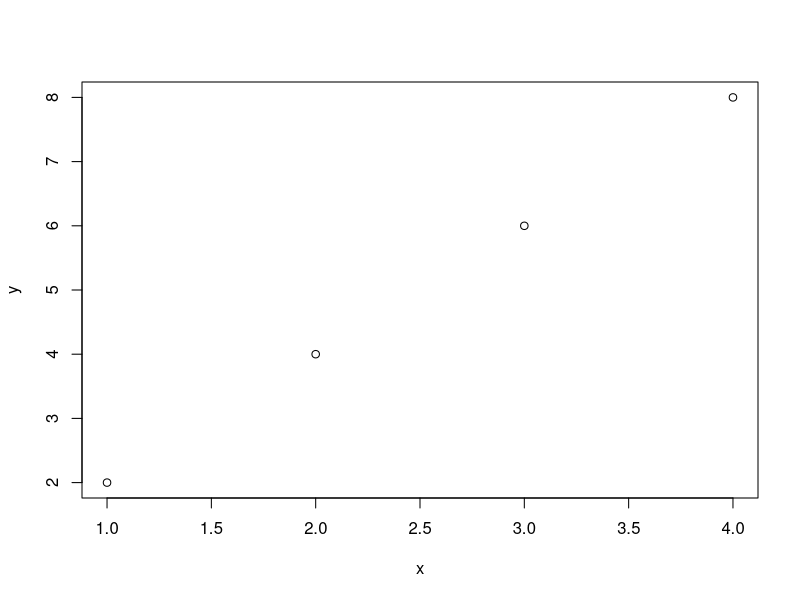
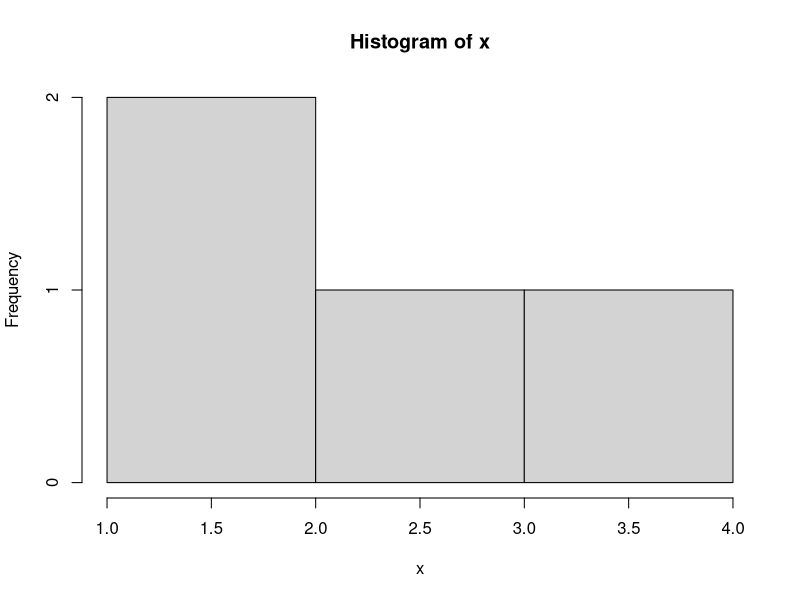
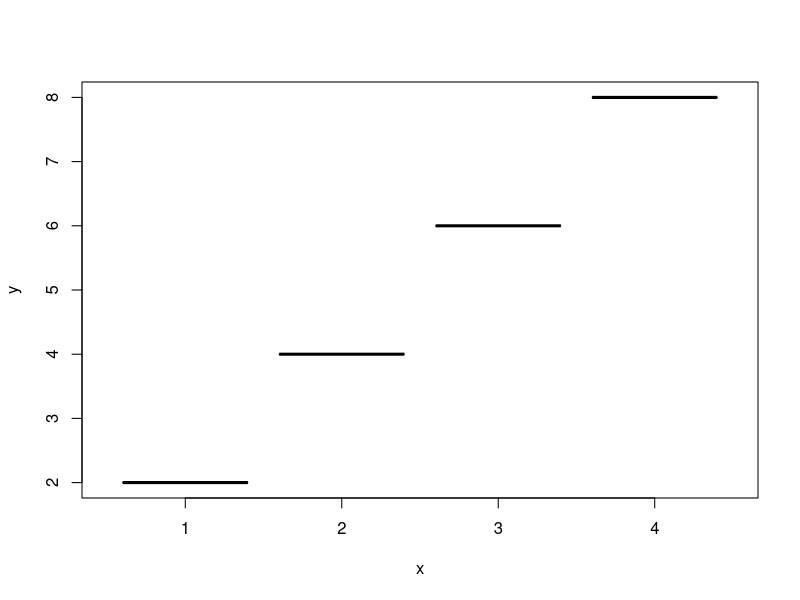

Recreate these plots in R, in order.
## ---- chunk 1
x=1:4
y=c(2,4,6,8)
plot(x,y)
hist(x)
boxplot(y~x)
